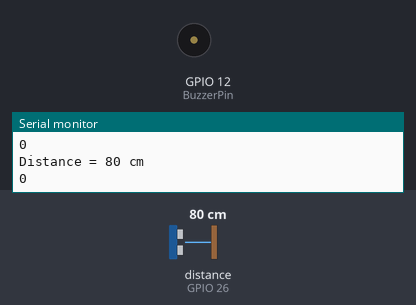
The sketch below on a simulated ESP32. Parts: buzzer (waves = sounding, pin HIGH), the last lines printed to the serial monitor. Wiring (inferred from the names in the program): ultrasonic range finder: trigger GPIO 25; echo GPIO 26. The test bench sets the inputs (shaded band); at power-on: distance to the obstacle (sensor on GPIO 26) 80 cm. The echo pulse lasts 58.3 µs per cm; EEPROM starts erased; pins used as bus, display or sensor lines are not drawn.

Above: at 1.2 s.
1.3 s: distance to the obstacle (sensor on GPIO 26) set to 122 cm
3.2 s: distance to the obstacle (sensor on GPIO 26) set to 128 cm
At 5.0 s:
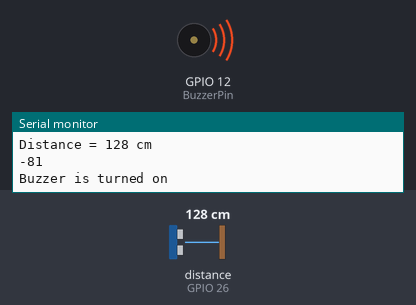
5.5 s: distance to the obstacle (sensor on GPIO 26) set to 103 cm
7.2 s: distance to the obstacle (sensor on GPIO 26) set to 96 cm
At 9.1 s:
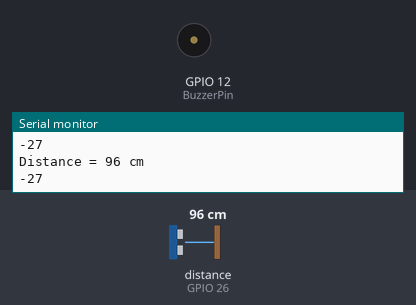
9.5 s: distance to the obstacle (sensor on GPIO 26) set to 250 cm
At 11.4 s:
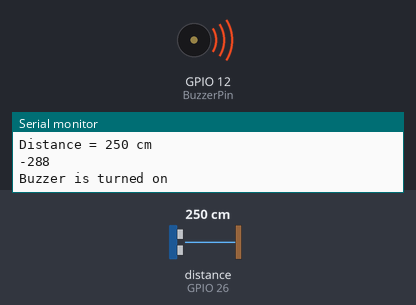
Timing chart, 0 to 12.5 s (numbered marks = the images above; inputs shaded):
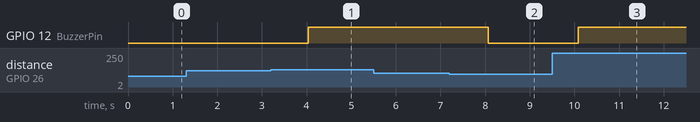

Measured:
- the behaviour switches between 125 and 126 cm on distance to the obstacle (sensor on GPIO 26) (found by bisection; images 0 and 1)
- the behaviour switches between 101 and 100 cm on distance to the obstacle (sensor on GPIO 26) (found by bisection; images 1 and 2)
- after the input at 3.2 s, GPIO 12 (BuzzerPin): LOW → HIGH after 0.84 s
- after the input at 7.2 s, GPIO 12 (BuzzerPin): HIGH → LOW after 0.87 s
- after the input at 9.5 s, GPIO 12 (BuzzerPin): LOW → HIGH after 0.59 s

The sketch:

sketch_jul11acalirate.ino
```cpp
#include <WiFi.h>
#include <WiFiClient.h>
#include <Preferences.h>

// Your WiFi credentials.
// Set password to "" for open networks.
char ssid[] = "NGE_Airtel";
char pass[] = "Nge@12345";

#define BuzzerPin 12  // D12
#define trigPin 25
#define echoPin 26

int distance;
int emptyTankDistance = 0;
int fullTankDistance = 21; // Assuming 45 is the distance when the tank is full

Preferences preferences;

void setup() {
  pinMode(trigPin, OUTPUT);
  pinMode(echoPin, INPUT);
  pinMode(BuzzerPin, OUTPUT);

  // Debug console
  Serial.begin(115200);

  // Start the Preferences library
  preferences.begin("waterTank", false);

  // Check if the empty tank distance is already stored in NVS
  if (preferences.isKey("emptyTankDist")) {
    emptyTankDistance = preferences.getInt("emptyTankDist");
    Serial.print("Loaded empty tank distance from NVS: ");
    Serial.println(emptyTankDistance);
  } else {
    // Measure and store the empty tank distance
    emptyTankDistance = measureDistance();
    preferences.putInt("emptyTankDist", emptyTankDistance);
    Serial.print("Measured and stored empty tank distance: ");
    Serial.println(emptyTankDistance);
  }
}

void loop() {
  // Clear the trigPin by setting it LOW:
  digitalWrite(trigPin, LOW);
  delayMicroseconds(5);

  // Trigger the sensor by setting the trigPin high for 10 microseconds:
  digitalWrite(trigPin, HIGH);
  delayMicroseconds(10);
  digitalWrite(trigPin, LOW);

  // Read the echoPin. pulseIn() returns the duration (length of the pulse) in microseconds:
  int duration = pulseIn(echoPin, HIGH);

  // Calculate the distance:
  distance = (duration / 2) / 29.1;

  int waterLevelPer = map(distance, emptyTankDistance, fullTankDistance, 0, 100);


  // Print the distance on the Serial Monitor
  Serial.print("Distance = ");
  Serial.print(distance);
  Serial.println(" cm");
    Serial.println(waterLevelPer);


  // Example for buzzer control based on distance
  if (distance > emptyTankDistance + 45) {
    digitalWrite(BuzzerPin, HIGH);
    Serial.println("Buzzer is turned on");
  } else if (distance < emptyTankDistance + 21) {
    digitalWrite(BuzzerPin, LOW);
  }

  delay(1000);
}

int measureDistance() {
  digitalWrite(trigPin, LOW);
  delayMicroseconds(5);
  digitalWrite(trigPin, HIGH);
  delayMicroseconds(10);
  digitalWrite(trigPin, LOW);
  int duration = pulseIn(echoPin, HIGH);
  return (duration / 2) / 29.1;
}
```
